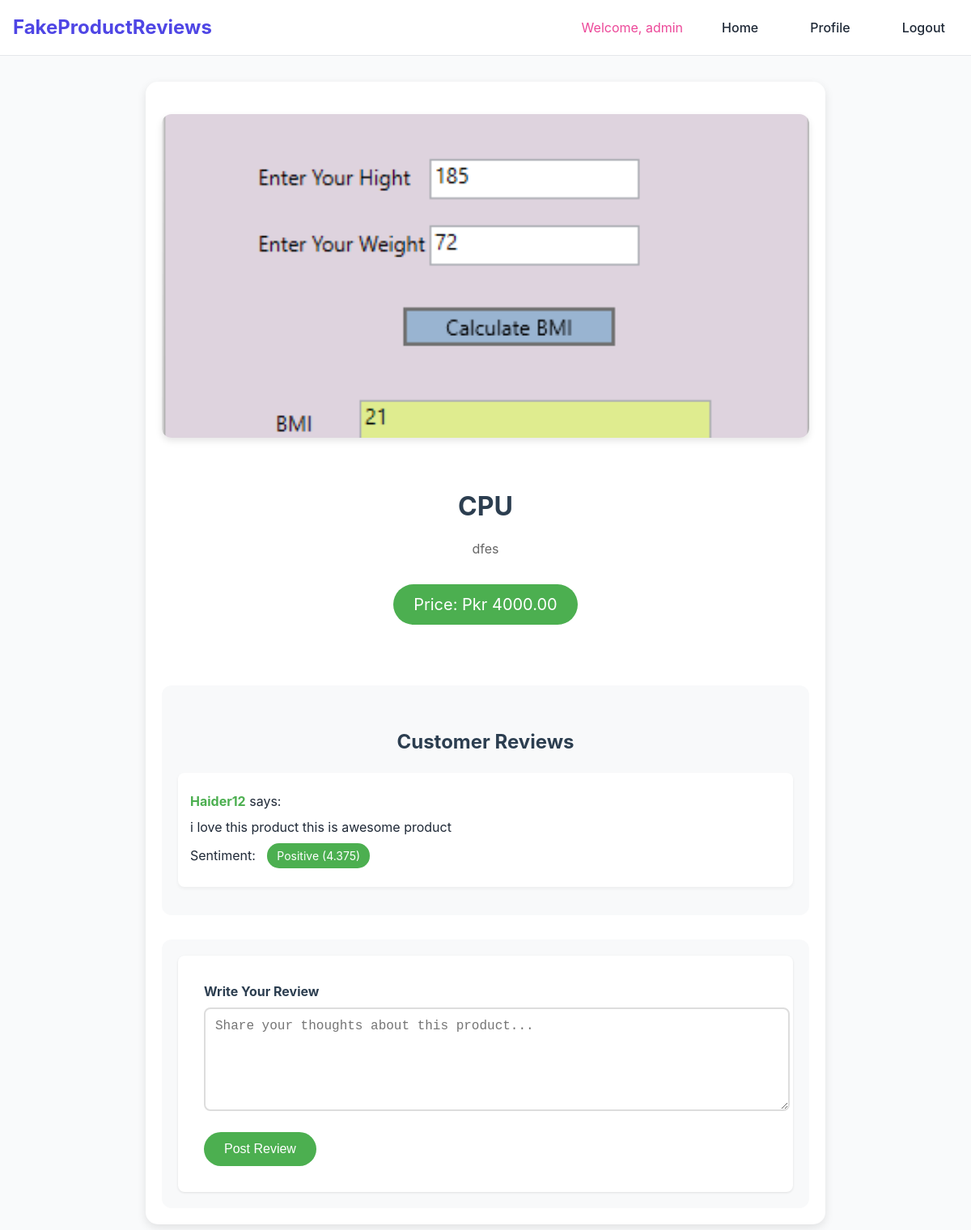
Page /product/2/ (signed in) on the committed database.
### myapp/models.py (models this page shows, shortened)
class Product(models.Model):
    productid = models.AutoField(primary_key=True)
    name = models.CharField(max_length=255)  # Renamed from title
    description = models.TextField()
    picture = models.ImageField(upload_to='product_images/', null=True, blank=True)  # New field
    price = models.DecimalField(max_digits=10, decimal_places=2)  # New field
    quantity = models.PositiveIntegerField()  # New field
    added_date = models.DateTimeField(default=timezone.now)

class Comment(models.Model):
    commentid = models.AutoField(primary_key=True)
    product = models.ForeignKey('Product', related_name='comments', on_delete=models.CASCADE)
    username = models.CharField(max_length=150)
    text = models.TextField()
    comment_date = models.DateTimeField(default=timezone.now)
    sentiment_score = models.FloatField(null=True, blank=True)
    sentiment_label = models.CharField(max_length=10, null=True, blank=True)
    ip_address = models.GenericIPAddressField(default='0.0.0.0')  # New field to track IP address

### myapp/views.py (the view, shortened to what this page needs)
# urls.py: path('product/<int:product_id>/', views.product_details, name='product_details'),
def product_details(request, product_id):
    product = get_object_or_404(Product, productid=product_id)
    username = request.session.get('username')
    if not username:
        return redirect('login')  # Redirect to login page if not logged in
    comments = product.comments.all()
    return render(request, 'product_details.html', {
        'username': username,
        'product': product,
        'comments': comments
    })

### templates/product_details.html (shortened to what this page needs)
{% extends "base.html" %}
{% block content %}
<div class="product-details">
    <div class="product-image">
        <img src="{{ product.picture.url }}" alt="{{ product.name }}" class="img-fluid">
    </div>
    <div class="product-info">
        <h1>{{ product.name }}</h1>
        <p>{{ product.description }}</p>
        <div class="price">Price: Pkr {{ product.price }}</div>
    </div>
    <div class="comments">
        <h4>Customer Reviews</h4>
        {% for comment in comments %}
        <div class="comment">
            <p><strong>{{ comment.username }}</strong> says:</p>
            <p>{{ comment.text }}</p>
            <p>
                Sentiment:
                <span class="sentiment
                    {% if comment.sentiment_label == 'Positive' %}sentiment-positive
                    {% elif comment.sentiment_label == 'Negative' %}sentiment-negative
                    {% else %}sentiment-neutral{% endif %}">
                    {{ comment.sentiment_label }} ({{ comment.sentiment_score }})
                </span>
            </p>
        </div>
        {% empty %}
        <p>No reviews yet. Be the first to share your thoughts!</p>
        {% endfor %}
    </div>
    {% if username %}
    <div class="comment-form">
        <form method="POST" action="{% url 'product_details' product.productid %}">
            <div class="form-group">
                <label for="text">Write Your Review</label>
                <textarea id="text" name="text" required placeholder="Share your thoughts about this product..."></textarea>
            </div>
            <button type="submit" class="btn-primary">Post Review</button>
        </form>
    </div>
    {% else %}
    <div class="login-message">
        <p>Want to share your thoughts? <a href="{% url 'login' %}">Log in</a> to post a review!</p>
    </div>
    {% endif %}
</div>
{% endblock %}

### templates/base.html (style rules this page uses)
:root { --primary-color: #4f46e5; --primary-hover: #4338ca; --success-color: #22c55e; --error-color: #ef4444; --warning-color: #f59e0b; --text-dark: #1f2937; --text-light: #6b7280; --background-light: #f9fafb; }
body { font-family: 'Inter', system-ui, -apple-system, sans-serif; margin: 0; padding: 0; background-color: var(--background-light); color: var(--text-dark); line-height: 1.5; }
form { background: white; padding: 2rem; border-radius: 0.5rem; box-shadow: 0 1px 3px rgba(0, 0, 0, 0.1); }
.form-group { margin-bottom: 1.5rem; }
label { display: block; margin-bottom: 0.5rem; font-weight: 500; color: var(--text-dark); }
input, textarea, select { width: 100%; padding: 0.75rem; border: 1px solid #e5e7eb; border-radius: 0.375rem; font-size: 1rem; transition: border-color 0.2s; }
button { background-color: var(--primary-color); color: white; padding: 0.75rem 1.5rem; border: none; border-radius: 0.375rem; font-weight: 500; cursor: pointer; transition: background-color 0.2s; }

### templates/product_details.html (style rules this page uses)
.product-details { max-width: 800px; margin: 30px auto; padding: 20px; background-color: white; border-radius: 15px; box-shadow: 0 4px 12px rgba(0,0,0,0.1); }
.product-image { width: 100%; height: 400px; overflow: hidden; border-radius: 12px; margin: 20px 0; box-shadow: 0 4px 8px rgba(0,0,0,0.1); }
.img-fluid { width: 100%; height: 100%; object-fit: cover; transition: transform 0.5s ease; }
.product-info { padding: 20px; text-align: center; }
.product-info h1 { color: #2c3e50; font-size: 32px; margin-bottom: 15px; }
.product-info p { color: #666; line-height: 1.6; margin-bottom: 15px; }
.price { background-color: #4CAF50; color: white; padding: 10px 25px; border-radius: 25px; display: inline-block; font-size: 20px; margin: 15px 0; }
.comments { margin-top: 40px; padding: 20px; background-color: #f8f9fa; border-radius: 12px; }
.comments h4 { color: #2c3e50; font-size: 24px; margin-bottom: 20px; text-align: center; }
.comment { background-color: white; padding: 15px; margin-bottom: 15px; border-radius: 8px; box-shadow: 0 2px 4px rgba(0,0,0,0.05); }
.comment p { margin: 8px 0; }
.comment strong { color: #4CAF50; }
.sentiment { display: inline-block; padding: 5px 12px; border-radius: 15px; font-size: 14px; margin-left: 10px; }
.sentiment-positive { background-color: #4CAF50; color: white; }
.comment-form { margin-top: 30px; padding: 20px; background-color: #f8f9fa; border-radius: 12px; }
.form-group { margin-bottom: 20px; }
label { display: block; color: #2c3e50; margin-bottom: 8px; font-weight: bold; }
textarea { width: 100%; padding: 12px; border: 2px solid #ddd; border-radius: 8px; min-height: 100px; font-size: 16px; }
.btn-primary { background-color: #4CAF50; color: white; padding: 12px 25px; border: none; border-radius: 25px; cursor: pointer; font-size: 16px; transition: background-color 0.3s ease; }

### rows in the picture
Product: picture (picture), name "CPU", description "dfes", price "4000.00"
Comment: username "Haider12", text "i love this product this is awesome product", sentiment_label "Positive", sentiment_score "4.375"

### other values in the picture
{{ request.session.username }} "admin"
